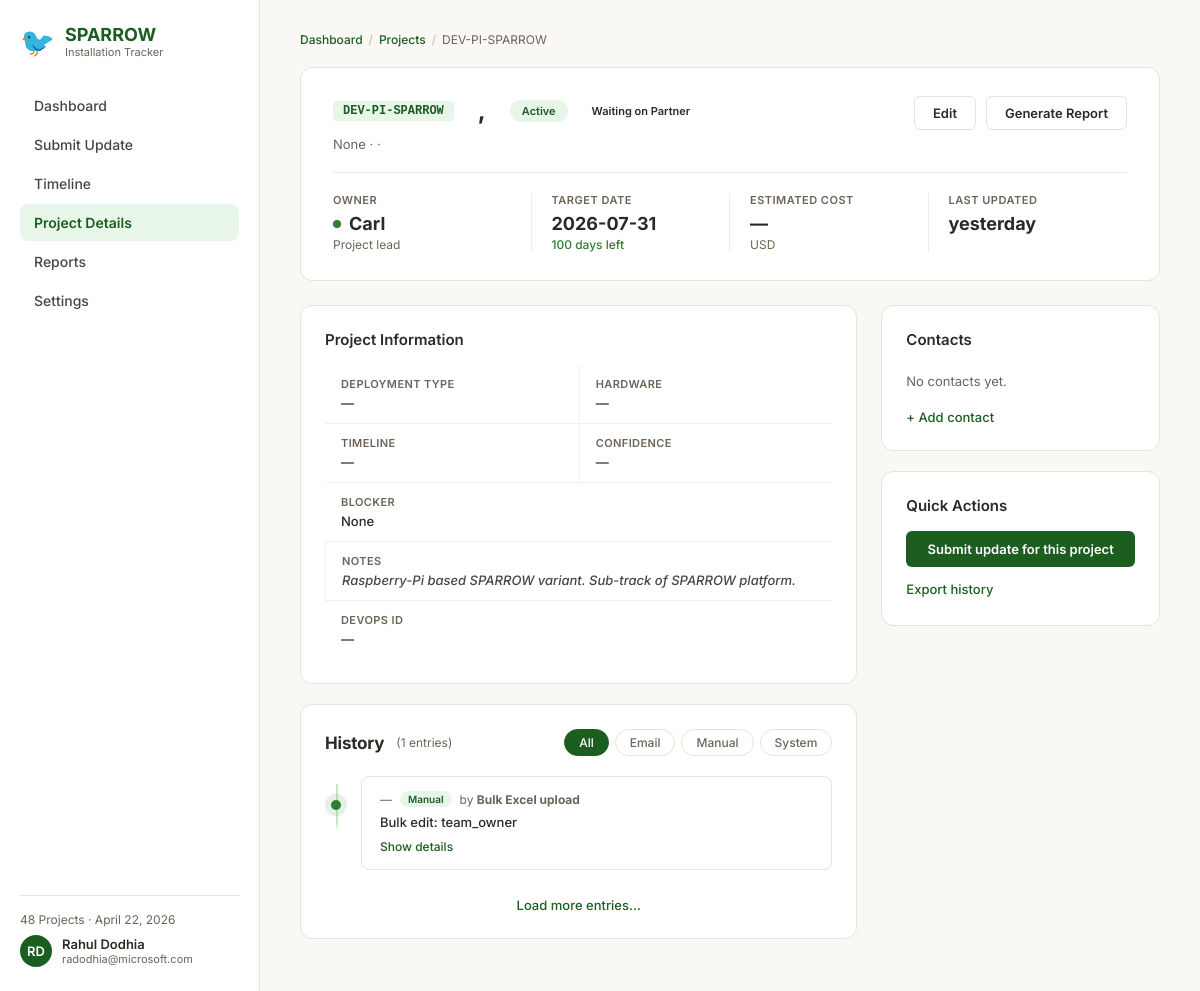
The app's page /project/DEV-PI-SPARROW with its own data.
### tables this page shows
CREATE TABLE projects (
            project_id        TEXT PRIMARY KEY,
            continent         TEXT,
            country           TEXT,
            location          TEXT,
            partner_org       TEXT,
            status            TEXT NOT NULL DEFAULT 'Scoping',
            blocker           TEXT,
            deployment_type   TEXT,
            timeline_label    TEXT,          -- human-readable: "Before End FY26"
            target_date       TEXT,          -- ISO date or NULL
            target_confidence TEXT,          -- hard / committed / soft / aspirational
            hardware          TEXT,
            estimated_cost    REAL,
            team_owner        TEXT,
            devops_id         INTEGER,
            notes             TEXT,
            last_updated      TEXT NOT NULL,
            last_updated_by   TEXT
        , is_at_risk INTEGER NOT NULL DEFAULT 0, item_type TEXT NOT NULL DEFAULT 'deployment', track_name TEXT, start_date TEXT, parent_project_id TEXT, health TEXT NOT NULL DEFAULT 'On Track', priority TEXT, sparrow INTEGER NOT NULL DEFAULT 0, sparrow_go INTEGER NOT NULL DEFAULT 0, robin INTEGER NOT NULL DEFAULT 0);

CREATE TABLE history (
            id              INTEGER PRIMARY KEY AUTOINCREMENT,
            project_id      TEXT NOT NULL,
            timestamp       TEXT NOT NULL,
            updated_by      TEXT,
            source_type     TEXT,            -- email / teams_paste / manual_note / system
            source_text     TEXT,            -- full original pasted text
            changes         TEXT NOT NULL,   -- JSON: {field: {old, new}}
            llm_summary     TEXT,
            FOREIGN KEY (project_id) REFERENCES projects(project_id)
        );

### app.py (the view)
@app.route("/project/<project_id>")
def project_details(project_id):
    p = get_project(project_id)
    if not p:
        return "Project not found", 404
    history = get_project_history(project_id)
    contacts = get_contacts(project_id)
    nudges = get_active_nudges()
    project_nudges = [n for n in nudges if n.get("project_id") == project_id]
    target_sub = ""
    target_sub_color = "#6d6358"
    if p.get("target_date"):
        try:
            td = date.fromisoformat(p["target_date"])
            days_left = (td - date.today()).days
            if days_left < 0:
                target_sub = f"{-days_left}d overdue"
                target_sub_color = "#c62828"
            else:
                target_sub = f"{days_left} days left"
                target_sub_color = "#2e7d32"
        except ValueError:
            pass
    return render_template(
        "project_details.html",
        p=p,
        history=history,
        contacts=contacts,
        nudges=project_nudges,
        target_sub=target_sub,
        target_sub_color=target_sub_color,
    )

### app.py (called while the page is built, shortened)
@app.context_processor
def inject_globals():
    projects = get_all_projects()
    return dict(
        today=date.today(),
        total_projects=len(projects),
        llm_available=llm_available,
        VALID_STATUSES=VALID_STATUSES,
        VALID_HEALTH=VALID_HEALTH,
        VALID_PRIORITIES=VALID_PRIORITIES,
        TEAM_MEMBERS=TEAM_MEMBERS,
    )

@app.template_filter("timeago")
def timeago_filter(dt_str):
    if not dt_str:
        return "—"
    try:
        dt = datetime.fromisoformat(dt_str)
    except (ValueError, TypeError):
        return dt_str
    now = datetime.now()
    diff = now - dt
    seconds = diff.total_seconds()
    if seconds < 60:
        return "just now"
    if seconds < 3600:
        m = int(seconds // 60)
        return f"{m}m ago"
    if seconds < 86400:
        h = int(seconds // 3600)
        return f"{h}h ago"
    d = int(seconds // 86400)
    if d == 1:
        return "yesterday"

### db.py (called while the page is built)
@contextmanager
def get_conn():
    conn = sqlite3.connect(DB_PATH)
    conn.row_factory = sqlite3.Row
    conn.execute("PRAGMA journal_mode=WAL")
    conn.execute("PRAGMA foreign_keys=ON")
    try:
        yield conn
        conn.commit()
    finally:
        conn.close()

def get_all_projects(include_closed=True):
    with get_conn() as conn:
        if include_closed:
            rows = conn.execute("SELECT * FROM projects ORDER BY continent, country, location").fetchall()
        else:
            placeholders = ",".join("?" for _ in CLOSED_STATUSES)
            rows = conn.execute(
                f"SELECT * FROM projects WHERE status NOT IN ({placeholders}) ORDER BY continent, country, location",
                list(CLOSED_STATUSES),
            ).fetchall()
        return [dict(r) for r in rows]

def get_project(project_id):
    with get_conn() as conn:
        row = conn.execute("SELECT * FROM projects WHERE project_id = ?", (project_id,)).fetchone()
        return dict(row) if row else None

def get_project_history(project_id, limit=50):
    with get_conn() as conn:
        rows = conn.execute(
            "SELECT * FROM history WHERE project_id = ? ORDER BY timestamp DESC LIMIT ?",
            (project_id, limit),
        ).fetchall()
        result = []
        for r in rows:
            d = dict(r)
            d["changes"] = json.loads(d["changes"])
            result.append(d)
        return result

### templates/project_details.html (shortened to what this page needs)
{% extends "base.html" %}
{% set active_page = "project_details" %}
{% block content %}
  <div class="breadcrumb">
    <a href="{{ url_for('dashboard') }}">Dashboard</a>
    <span class="sep">/</span>
    <a href="{{ url_for('dashboard') }}">Projects</a>
    <span class="sep">/</span>
    <span>{{ p.project_id }}</span>
  </div>
  <div class="detail-header">
    <div class="detail-top">
      <div style="display:flex;align-items:center;gap:12px;flex-wrap:wrap">
        <span class="detail-id">{{ p.project_id }}</span>
        <span class="detail-name">{{ p.location }}, {{ p.country }}</span>
        {% if p.status %}
          <span class="pill {{ p.status|lower|replace(' ', '-') }}">{{ p.status }}</span>
        {% endif %}
        {% if p.health %}
          <span class="pill {{ p.health|lower|replace(' ', '-') }}">{{ p.health }}</span>
        {% endif %}
      </div>
      <div class="header-actions">
        <button class="btn btn-outline">Edit</button>
        <button class="btn btn-outline">Generate Report</button>
      </div>
    </div>
    <div class="detail-sub">{{ p.partner_org }} &middot; {{ p.country }} &middot; {{ p.continent }}</div>
    <div class="metrics">
      <div class="metric">
        <div class="lbl">Owner</div>
        <div class="val"><span class="dot"></span>{{ p.team_owner or '—' }}</div>
        <div class="sub">Project lead</div>
      </div>
      <div class="metric">
        <div class="lbl">Target Date</div>
        <div class="val">{{ p.target_date or '—' }}</div>
        {% if target_sub %}
          <div class="sub" style="color:{{ target_sub_color }}; font-weight:500">{{ target_sub }}</div>
        {% endif %}
      </div>
      <div class="metric">
        <div class="lbl">Estimated Cost</div>
        <div class="val">{% if p.estimated_cost %}${{ '{:,.0f}'.format(p.estimated_cost|float) }}{% else %}—{% endif %}</div>
        <div class="sub">USD</div>
      </div>
      <div class="metric">
        <div class="lbl">Last Updated</div>
        <div class="val">{{ p.last_updated|timeago if p.last_updated else '—' }}</div>
      </div>
    </div>
  </div>
  <div class="two-col">
    <div>
      <div class="card">
        <div class="card-title">Project Information</div>
        <div class="info-grid">
          <div class="info-field">
            <div class="lbl">Deployment Type</div>
            <div class="val">{{ p.deployment_type or '—' }}</div>
          </div>
          <div class="info-field">
            <div class="lbl">Hardware</div>
            <div class="val">{{ p.hardware or '—' }}</div>
          </div>
          <div class="info-field">
            <div class="lbl">Timeline</div>
            <div class="val">{{ p.timeline_label or '—' }}</div>
          </div>
          <div class="info-field">
            <div class="lbl">Confidence</div>
            <div class="val">{{ p.target_confidence or '—' }}</div>
          </div>
          <div class="info-field full">
            <div class="lbl">Blocker</div>
            <div class="val"{% if p.blocker %} style="color:#c62828"{% endif %}>{{ p.blocker or 'None' }}</div>
          </div>
          <div class="info-field full">
            <div class="lbl">Notes</div>
            <div class="val" style="font-style:italic;color:#4a4540">{{ p.notes or '—' }}</div>
          </div>
          <div class="info-field full" style="border-bottom:none">
            <div class="lbl">DevOps ID</div>
            <div class="val">
              {% if p.devops_id %}
                <code style="font-family:'Cascadia Code',monospace;background:#f5f0ea;padding:1px 6px;border-radius:3px;font-size:12px">{{ p.devops_id }}</code>
              {% else %}
                —
              {% endif %}
            </div>
          </div>
        </div>
      </div>
      <div class="card" style="padding-bottom:20px">
        <div style="display:flex;align-items:center;justify-content:space-between;margin-bottom:20px;flex-wrap:wrap;gap:12px">
          <div style="display:flex;align-items:center;gap:12px">
            <span style="font-size:17px;font-weight:700;color:#2d2a26;letter-spacing:-0.2px">History</span>
            <span style="font-size:12px;color:#6d6358">({{ history|length }} entries)</span>
          </div>
          <div class="filter-chips">
            <button class="chip active" data-source="all">All</button>
            <button class="chip" data-source="email">Email</button>
            <button class="chip" data-source="manual">Manual</button>
            <button class="chip" data-source="system">System</button>
          </div>
        </div>
        <div class="timeline">
          {% for entry in history %}
          <div class="tl-entry" data-source="{{ entry.source_type }}">
            <div class="tl-dot {% if entry.source_type in ['email', 'manual'] %}green{% elif entry.source_type == 'system' %}purple{% elif entry.source_type == 'teams_paste' %}amber{% else %}green{% endif %}"></div>
            <div class="tl-card">
              <div class="tl-meta">
                <span>{{ entry.created_at|timeago }}</span>
                <span class="tl-badge {% if entry.source_type == 'teams_paste' %}teams{% else %}{{ entry.source_type }}{% endif %}">
                  {%- if entry.source_type == 'teams_paste' %}Teams{% elif entry.source_type == 'email' %}Email{% elif entry.source_type == 'manual' %}Manual{% elif entry.source_type == 'system' %}System{% else %}{{ entry.source_type }}{% endif -%}
                </span>
                {% if entry.updated_by %}
                  <span>by <strong>{{ entry.updated_by }}</strong></span>
                {% endif %}
              </div>
              {% if entry.llm_summary %}
                <div class="tl-summary">{{ entry.llm_summary }}</div>
              {% endif %}
              {% if entry.source_text %}
                <button class="tl-toggle">Show details</button>
              {% endif %}
            </div>
          </div>
          {% endfor %}
        </div>
        <div class="load-more">
          <a href="#">Load more entries&hellip;</a>
        </div>
      </div>
    </div>
    <div>
      <div class="card">
        <div class="card-title">Contacts</div>
        {% if not contacts %}
          <div style="font-size:13px;color:#6d6358;padding:8px 0">No contacts yet.</div>
        {% endif %}
        <a class="add-link" href="#">+ Add contact</a>
      </div>
      <div class="card">
        <div class="card-title">Quick Actions</div>
        <div style="display:flex;flex-direction:column;gap:10px">
          <a href="{{ url_for('submit_update') }}" class="btn btn-primary" style="width:100%;justify-content:center;padding:10px 18px;text-align:center">Submit update for this project</a>
          <a class="quick-action-link" href="#">Export history</a>
        </div>
      </div>
    </div>
  </div>
{% endblock %}

### records on screen
projects: project_id "DEV-PI-SPARROW", status "Active", health "Waiting on Partner", team_owner "Carl", target_date "2026-07-31", last_updated "yesterday", notes "Raspberry-Pi based SPARROW variant. Sub-track of SPARROW platform."
history: created_at "—", source_type "Manual", updated_by "Bulk Excel upload", llm_summary "Bulk edit: team_owner"

### other values on screen
{{ total_projects }} "48"
{{ p.partner_org }} "None"
{{ target_sub }} "100 days left"
{{ p.deployment_type or '—' }} "—"
{{ p.hardware or '—' }} "—"
{{ p.timeline_label or '—' }} "—"
{{ p.target_confidence or '—' }} "—"
{{ p.blocker or 'None' }} "None"
{{ history|length }} "1"
